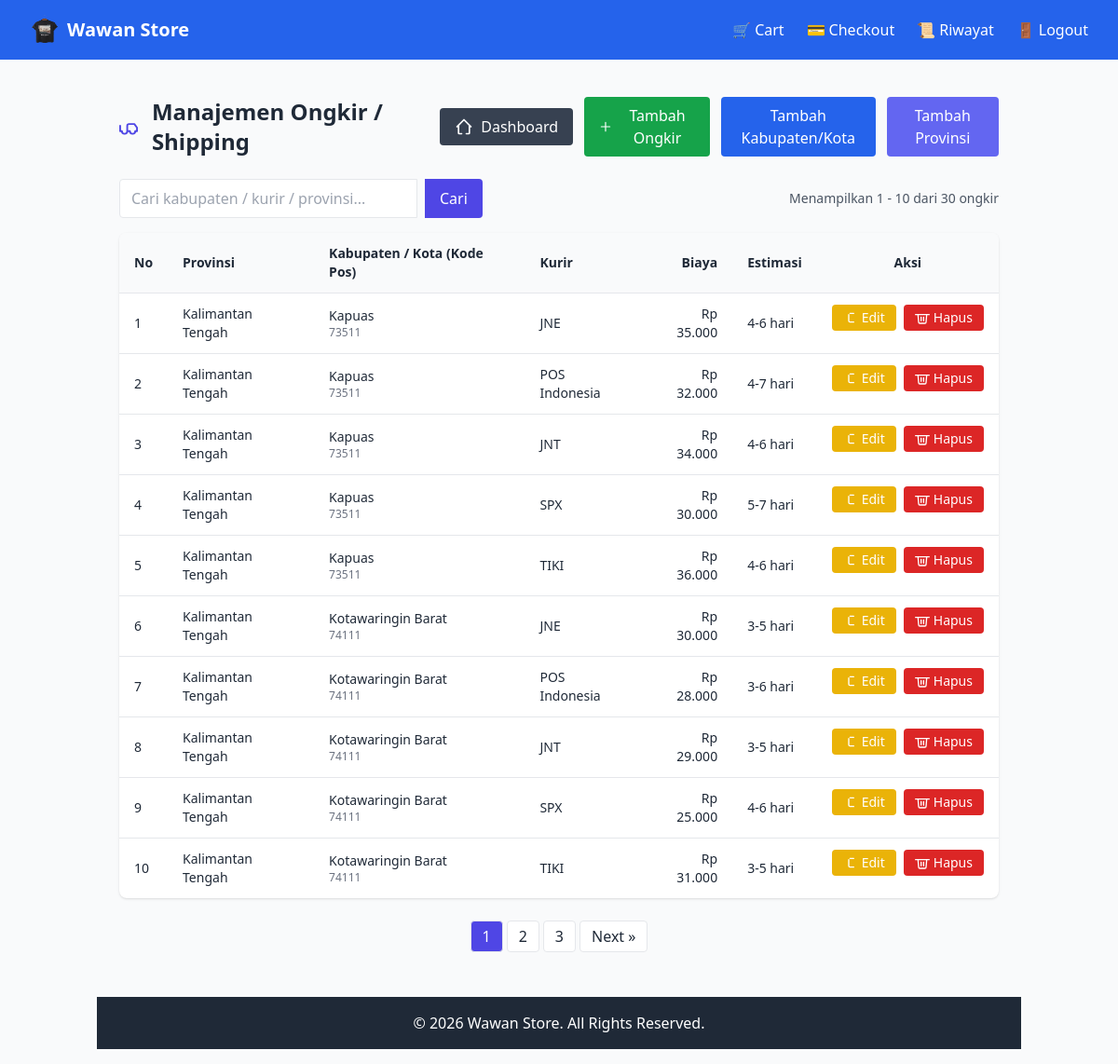
/admin/shipping.php (signed in), run on the app's committed database.
### tables this page shows
CREATE TABLE `shipping_rates` (
  `id` int(11) NOT NULL,
  `regency_id` int(11) NOT NULL,
  `courier` enum('JNE','POS Indonesia','JNT','SPX','TIKI') NOT NULL,
  `cost` decimal(12,2) NOT NULL,
  `estimated_days` varchar(50) DEFAULT NULL
);

CREATE TABLE `provinces` (
  `id` int(11) NOT NULL,
  `name` varchar(100) NOT NULL
);

CREATE TABLE `regencies` (
  `id` int(11) NOT NULL,
  `province_id` int(11) NOT NULL,
  `name` varchar(100) NOT NULL,
  `postal_code` varchar(10) DEFAULT NULL
);

### includes/functions.php (called while the page is built, shortened)
<?php
function e($string) {
    return htmlspecialchars($string, ENT_QUOTES, 'UTF-8');
}
function rupiah($angka) {
    return "Rp " . number_format($angka, 0, ',', '.');
}

### admin/shipping.php (the view, shortened to what this page needs)
<?php
include "../config/database.php";
include "../includes/functions.php";
$search = isset($_GET['search']) ? trim($_GET['search']) : '';
$perPage = 10;
$page = isset($_GET['page']) ? max(1, (int)$_GET['page']) : 1;
$offset = ($page - 1) * $perPage;
$where = "";
$params = [];
$types = "";
if ($where) {
    $countSql = "SELECT COUNT(*) AS total
                 FROM shipping_rates sr
                 JOIN regencies r ON sr.regency_id = r.id
                 JOIN provinces p ON r.province_id = p.id
                 $where";
    $countStmt = $conn->prepare($countSql);
    $countStmt->bind_param($types, ...$params);
    $countStmt->execute();
    $total = $countStmt->get_result()->fetch_assoc()['total'];
} else {
    $total = $conn->query("SELECT COUNT(*) AS total FROM shipping_rates")->fetch_assoc()['total'];
}
$totalPages = max(1, ceil($total / $perPage));
if ($where) {
    $sql = "SELECT sr.*, r.name AS regency_name, r.postal_code, p.name AS province_name
            FROM shipping_rates sr
            JOIN regencies r ON sr.regency_id = r.id
            JOIN provinces p ON r.province_id = p.id
            $where
            ORDER BY p.name, r.name, sr.courier
            LIMIT ? OFFSET ?";
    $stmt = $conn->prepare($sql);
    $allParams = array_merge($params, [$perPage, $offset]);
    $stmt->bind_param($types . "ii", ...$allParams);
} else {
    $sql = "SELECT sr.*, r.name AS regency_name, r.postal_code, p.name AS province_name
            FROM shipping_rates sr
            JOIN regencies r ON sr.regency_id = r.id
            JOIN provinces p ON r.province_id = p.id
            ORDER BY p.name, r.name, sr.courier
            LIMIT ? OFFSET ?";
    $stmt = $conn->prepare($sql);
    $stmt->bind_param("ii", $perPage, $offset);
}
$stmt->execute();
$shippingList = $stmt->get_result();
include "../includes/header.php";
?>
<div class="p-6 max-w-7xl mx-auto">
  <div class="flex items-center justify-between mb-6 gap-4">
    <h1 class="text-2xl font-bold flex items-center gap-3">
      <svg xmlns="http://www.w3.org/2000/svg" class="h-7 w-7 text-indigo-600" fill="none" viewBox="0 0 24 24" stroke="currentColor">
        <path stroke-linecap="round" stroke-linejoin="round" stroke-width="2" d="M9 17v-6a2 2 0 012-2h6l3 4v4h-2a3 3 0 11-6 0H9a3 3 0 11-6 0H1v-6" />
      </svg>
      Manajemen Ongkir / Shipping
    </h1>
    <div class="flex items-center gap-3">
      <a href="index.php" class="bg-gray-700 text-white px-4 py-2 rounded hover:bg-gray-800 flex items-center gap-2">
        <svg xmlns="http://www.w3.org/2000/svg" class="h-5 w-5" fill="none" viewBox="0 0 24 24" stroke="currentColor">
          <path stroke-linecap="round" stroke-linejoin="round" stroke-width="2" d="M3 12l2-2m0 0l7-7 7 7M5 10v10a1 1 0 001 1h3m10-11l2 2m-2-2v10a1 1 0 01-1 1h-3" />
        </svg>
        Dashboard
      </a>
      <button onclick="openAddShippingModal()" class="bg-green-600 text-white px-4 py-2 rounded hover:bg-green-700 flex items-center gap-2">
        <svg xmlns="http://www.w3.org/2000/svg" class="h-5 w-5" fill="none" viewBox="0 0 24 24" stroke="currentColor">
          <path stroke-linecap="round" stroke-linejoin="round" stroke-width="2" d="M12 4v16m8-8H4" />
        </svg>
        Tambah Ongkir
      </button>
      <button onclick="openAddRegencyModal()" class="bg-blue-600 text-white px-4 py-2 rounded hover:bg-blue-700 flex items-center gap-2">
        Tambah Kabupaten/Kota
      </button>
      <button onclick="openAddProvinceModal()" class="bg-indigo-500 text-white px-4 py-2 rounded hover:bg-indigo-600 flex items-center gap-2">
        Tambah Provinsi
      </button>
    </div>
  </div>
  <div class="mb-4 flex flex-col sm:flex-row gap-3 items-center justify-between">
    <form method="GET" class="flex w-full sm:w-auto gap-2">
      <input type="text" name="search" placeholder="Cari kabupaten / kurir / provinsi..." value="<?= e($search) ?>"
             class="px-3 py-2 border rounded-l w-full sm:w-80 focus:ring focus:ring-indigo-300">
      <button class="bg-indigo-600 text-white px-4 py-2 rounded-r hover:bg-indigo-700">Cari</button>
    </form>
    <div class="text-sm text-gray-600">
      Menampilkan <?= ($total == 0 ? 0 : ($offset + 1)) ?> - <?= min($offset + $perPage, $total) ?> dari <?= $total ?> ongkir
    </div>
  </div>
  <div class="overflow-x-auto bg-white shadow rounded-lg">
    <table class="min-w-full text-sm">
      <thead class="bg-gray-50">
        <tr>
          <th class="px-4 py-3 text-left">No</th>
          <th class="px-4 py-3 text-left">Provinsi</th>
          <th class="px-4 py-3 text-left">Kabupaten / Kota (Kode Pos)</th>
          <th class="px-4 py-3 text-left">Kurir</th>
          <th class="px-4 py-3 text-right">Biaya</th>
          <th class="px-4 py-3 text-left">Estimasi</th>
          <th class="px-4 py-3 text-center">Aksi</th>
        </tr>
      </thead>
      <tbody>
        <?php $no = $offset + 1; ?>
        <?php while ($row = $shippingList->fetch_assoc()): ?>
          <tr class="border-t hover:bg-gray-50">
            <td class="px-4 py-3"><?= $no++ ?></td>
            <td class="px-4 py-3"><?= e($row['province_name']) ?></td>
            <td class="px-4 py-3">
              <?= e($row['regency_name']) ?>
              <div class="text-xs text-gray-500"><?= e($row['postal_code']) ?></div>
            </td>
            <td class="px-4 py-3"><?= e($row['courier']) ?></td>
            <td class="px-4 py-3 text-right"><?= rupiah($row['cost']) ?></td>
            <td class="px-4 py-3"><?= e($row['estimated_days']) ?></td>
            <td class="px-4 py-3 text-center flex items-center justify-center gap-2">
              <button onclick='openEditShipping(<?= json_encode($row) ?>)' class="bg-yellow-500 text-white px-3 py-1 rounded hover:bg-yellow-600 flex items-center gap-1 text-sm">
                <svg xmlns="http://www.w3.org/2000/svg" class="h-4 w-4" fill="none" viewBox="0 0 24 24" stroke="currentColor">
                  <path stroke-linecap="round" stroke-linejoin="round" stroke-width="2" d="M11 5h6M9 7v10a2 2 0 002 2h6" />
                </svg>
                Edit
              </button>
              <a href="?delete_shipping=<?= $row['id'] ?>" onclick="return confirm('Hapus ongkir ini?')" class="bg-red-600 text-white px-3 py-1 rounded hover:bg-red-700 text-sm flex items-center gap-1">
                <svg xmlns="http://www.w3.org/2000/svg" class="h-4 w-4" fill="none" viewBox="0 0 24 24" stroke="currentColor">
                  <path stroke-linecap="round" stroke-linejoin="round" stroke-width="2" d="M19 7l-1 12a2 2 0 01-2 2H8a2 2 0 01-2-2L5 7m5 4v6m4-6v6M1 7h22" />
                </svg>
                Hapus
              </a>
            </td>
          </tr>
        <?php endwhile; ?>
      </tbody>
    </table>
  </div>
<?php if ($totalPages > 1): ?>
  <div class="flex justify-center mt-6 space-x-1">
    <?php for ($i = 1; $i <= $totalPages; $i++): ?>
      <a href="?page=<?= $i ?>&search=<?= urlencode($search) ?>"
         class="px-3 py-1 border rounded <?= $i == $page ? 'bg-indigo-600 text-white' : 'bg-white hover:bg-gray-100' ?>">
        <?= $i ?>
      </a>
    <?php endfor; ?>
    <?php if ($page < $totalPages): ?>
      <a href="?page=<?= $page + 1 ?>&search=<?= urlencode($search) ?>"
         class="px-3 py-1 border rounded bg-white hover:bg-gray-100">Next »</a>
    <?php endif; ?>
  </div>
<?php endif; ?>
<?php include "../includes/footer.php"; ?>

### data on the page
shipping_rates: provinces.name "Kalimantan Tengah", regency.name "Kapuas", regency.postal_code "73511", courier "JNE", cost "Rp 35.000", estimated_days "4-6 hari"
shipping_rates: provinces.name "Kalimantan Tengah", regency.name "Kapuas", regency.postal_code "73511", courier "POS Indonesia", cost "Rp 32.000", estimated_days "4-7 hari"
shipping_rates: provinces.name "Kalimantan Tengah", regency.name "Kapuas", regency.postal_code "73511", courier "JNT", cost "Rp 34.000", estimated_days "4-6 hari"
shipping_rates: provinces.name "Kalimantan Tengah", regency.name "Kapuas", regency.postal_code "73511", courier "SPX", cost "Rp 30.000", estimated_days "5-7 hari"
shipping_rates: provinces.name "Kalimantan Tengah", regency.name "Kapuas", regency.postal_code "73511", courier "TIKI", cost "Rp 36.000", estimated_days "4-6 hari"
shipping_rates: provinces.name "Kalimantan Tengah", regency.name "Kotawaringin Barat", regency.postal_code "74111", courier "JNE", cost "Rp 30.000", estimated_days "3-5 hari"
shipping_rates: provinces.name "Kalimantan Tengah", regency.name "Kotawaringin Barat", regency.postal_code "74111", courier "POS Indonesia", cost "Rp 28.000", estimated_days "3-6 hari"
shipping_rates: provinces.name "Kalimantan Tengah", regency.name "Kotawaringin Barat", regency.postal_code "74111", courier "JNT", cost "Rp 29.000", estimated_days "3-5 hari"
shipping_rates: provinces.name "Kalimantan Tengah", regency.name "Kotawaringin Barat", regency.postal_code "74111", courier "SPX", cost "Rp 25.000", estimated_days "4-6 hari"
shipping_rates: provinces.name "Kalimantan Tengah", regency.name "Kotawaringin Barat", regency.postal_code "74111", courier "TIKI", cost "Rp 31.000", estimated_days "3-5 hari"

### other printed values
$offset + 1 "1"
min($offset + $perPage, $total) "10"
$total "30"
